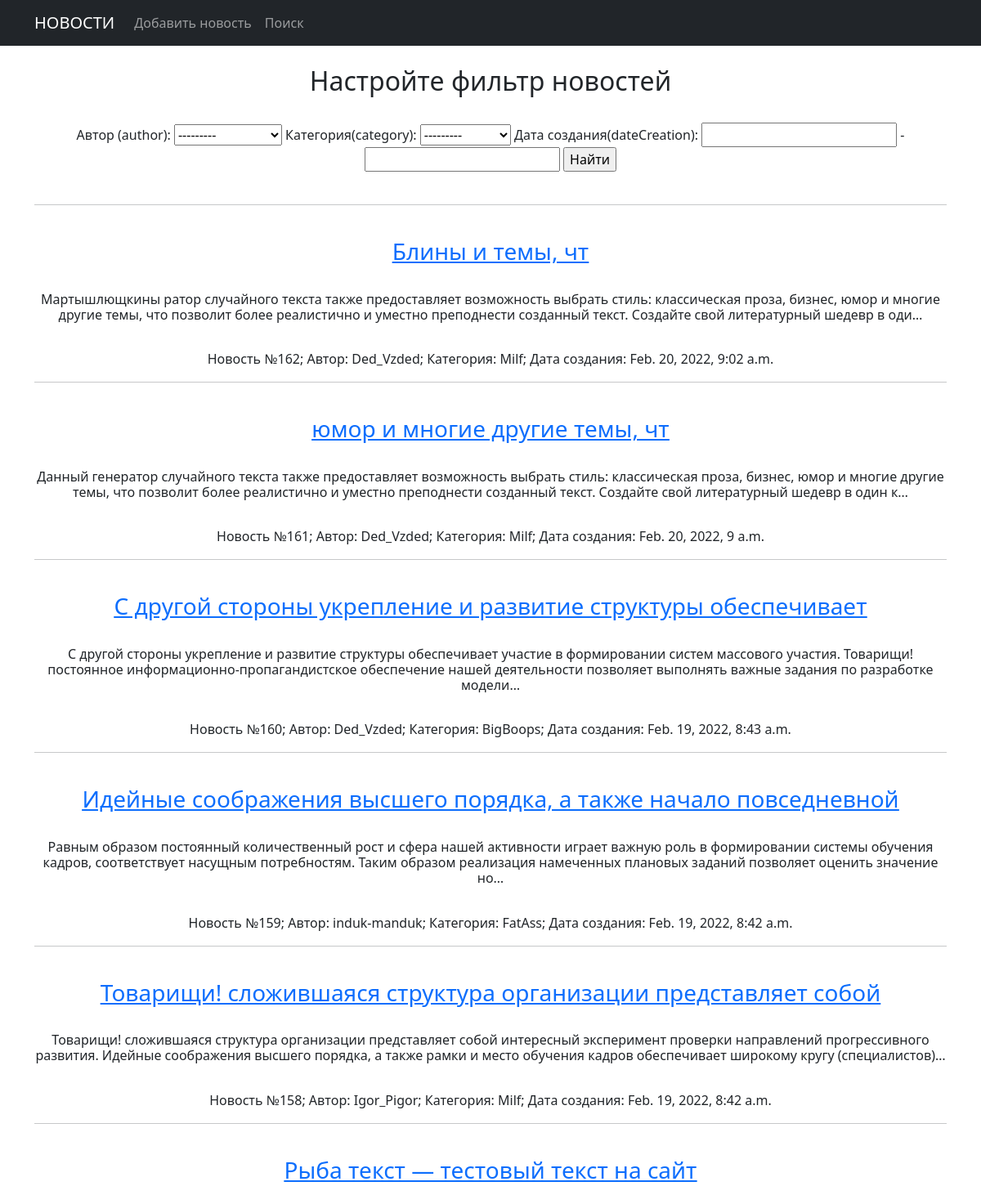
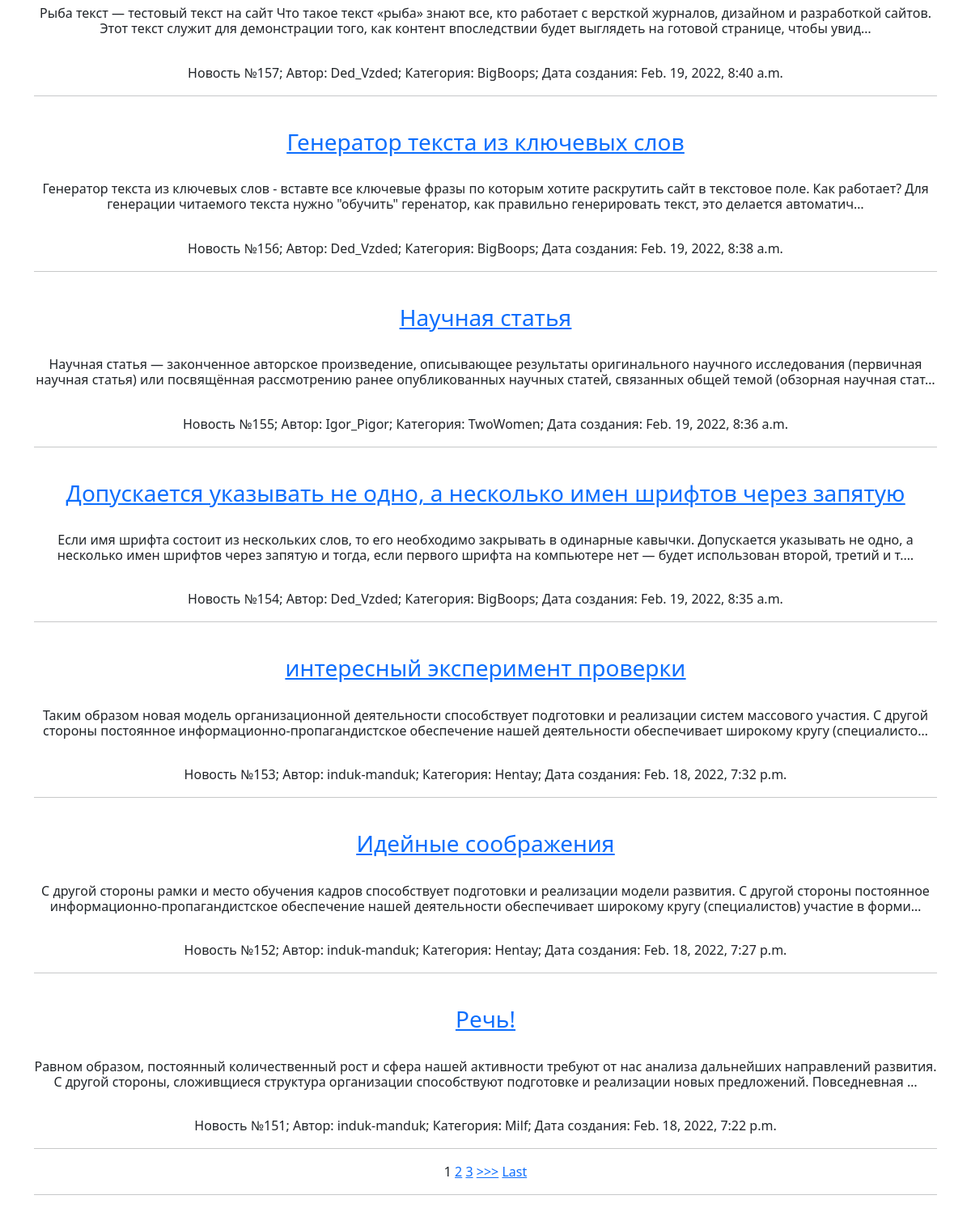
The app's page /news/search/ with its own data (2 pictures, top to bottom).
### newapp/models.py (models this page shows, shortened)
class Post(models.Model):
    author = models.ForeignKey(Author, on_delete=models.CASCADE, default="Aragorn", verbose_name='Автор (author)')
    NEWS = 'NW'
    ARTICLE = 'AR'
    CATEGORY_CHOICES = (
        (NEWS, 'Новость'),
        (ARTICLE, 'Статья'),
    )
    categoryType = models.CharField(max_length=2, choices=CATEGORY_CHOICES, default=ARTICLE,
                                    verbose_name='Категория(categoryType)')
    dateCreation = models.DateTimeField(auto_now_add=True, verbose_name='Дата создания(dateCreation)')
    category = models.ForeignKey(Category, on_delete=models.CASCADE, null=True, default="Nature",
                                 verbose_name='Категория(category)')
    title = models.CharField(max_length=128, verbose_name='Название(title)')
    text = models.TextField()
    rating = models.SmallIntegerField(default=0)
    def __str__(self):
        return f'{self.title}'

class Author(models.Model):
    authorUser = models.OneToOneField(User, on_delete=models.CASCADE)
    ratingAuthor = models.SmallIntegerField(default=0)
    def __str__(self):
        return f'{self.authorUser}'

class Category(models.Model):
    name = models.CharField(max_length=64, unique=True)
    subscribers = models.ManyToManyField(User, )
    def __str__(self):
        return f'{self.name}'

### newapp/views.py (the view)
# urls.py: path('search/', NewsSearch.as_view(), name='news_search'),
class NewsSearch(ListView):
    model = Post
    template_name = 'news_search.html'
    context_object_name = 'posts'
    ordering = ['-dateCreation']
    paginate_by = 5
    def get_context_data(self, **kwargs):
        context = super().get_context_data(**kwargs)
        context['filter'] = NewsFilter(self.request.GET, queryset=self.get_queryset())
        return context

### newapp/templates/news_search.html (shortened to what this page needs)
{% extends 'flatpages/default.html' %}
{% block content %}
<br>
<h2>Настройте фильтр новостей</h2>
<br>
<form method="GET">
    {{ filter.form }}
    <input type="submit" value="Найти">
</form>
<br>
<hr>
{% for post in filter.qs %}
<br>
<h3><a href="{% url 'news_detail' post.id %}"><u>{{ post }}</u></a>
</h3>
<br>
<h6>{{ post.text | truncatechars:250 }}</h6>
<br>
Новость №{{ post.pk }}; Автор: {{ post.author }}; Категория: {{ post.category }}; Дата создания: {{ post.dateCreation }}
<br>
<hr>
{% endfor %}
{% if is_paginated %}
{% for num in page_obj.paginator.page_range %}
{% if page_obj.number == num %}
<a>{{ num }}</a>
{% elif num > page_obj.number|add:'-5' and num < page_obj.number|add:'5' %}
<a href="?page={{ num }}">{{ num }}</a>
{% endif %}
{% endfor %}
{% if page_obj.has_next %}
<a href="?page={{ page_obj.next_page_number }}">>>></a>
<a href="?page={{ page_obj.paginator.num_pages }}">Last</a>
{% endif %}
{% endif %}
<br>
<hr>
{% endblock content %}

### records on screen
Post: title "Блины и темы, чт", text "Мартышлющкины ратор случайного текста также предоставляет возможность выбрать стиль: классическая проза, бизнес, юмор и многие другие темы, что позволит более реалистично и уместно преподнести созданный текст. Создайте свой литературный шедевр в оди…", pk "162", author "Ded_Vzded", category "Milf", dateCreation "Feb. 20, 2022, 9:02 a.m."
Post: title "юмор и многие другие темы, чт", text "Данный генератор случайного текста также предоставляет возможность выбрать стиль: классическая проза, бизнес, юмор и многие другие темы, что позволит более реалистично и уместно преподнести созданный текст. Создайте свой литературный шедевр в один к…", pk "161", author "Ded_Vzded", category "Milf", dateCreation "Feb. 20, 2022, 9 a.m."
Post: title "С другой стороны укрепление и развитие структуры обеспечивает", text "С другой стороны укрепление и развитие структуры обеспечивает участие в формировании систем массового участия. Товарищи! постоянное информационно-пропагандистское обеспечение нашей деятельности позволяет выполнять важные задания по разработке модели…", pk "160", author "Ded_Vzded", category "BigBoops", dateCreation "Feb. 19, 2022, 8:43 a.m."
Post: title "Идейные соображения высшего порядка, а также начало повседневной", text "Равным образом постоянный количественный рост и сфера нашей активности играет важную роль в формировании системы обучения кадров, соответствует насущным потребностям. Таким образом реализация намеченных плановых заданий позволяет оценить значение но…", pk "159", author "induk-manduk", category "FatAss", dateCreation "Feb. 19, 2022, 8:42 a.m."
Post: title "Товарищи! сложившаяся структура организации представляет собой", text "Товарищи! сложившаяся структура организации представляет собой интересный эксперимент проверки направлений прогрессивного развития. Идейные соображения высшего порядка, а также рамки и место обучения кадров обеспечивает широкому кругу (специалистов)…", pk "158", author "Igor_Pigor", category "Milf", dateCreation "Feb. 19, 2022, 8:42 a.m."
Post: title "Рыба текст — тестовый текст на сайт", text "Рыба текст — тестовый текст на сайт Что такое текст «рыба» знают все, кто работает с версткой журналов, дизайном и разработкой сайтов. Этот текст служит для демонстрации того, как контент впоследствии будет выглядеть на готовой странице, чтобы увид…", pk "157", author "Ded_Vzded", category "BigBoops", dateCreation "Feb. 19, 2022, 8:40 a.m."
Post: title "Генератор текста из ключевых слов", text "Генератор текста из ключевых слов - вставте все ключевые фразы по которым хотите раскрутить сайт в текстовое поле. Как работает? Для генерации читаемого текста нужно \"обучить\" геренатор, как правильно генерировать текст, это делается автоматич…", pk "156", author "Ded_Vzded", category "BigBoops", dateCreation "Feb. 19, 2022, 8:38 a.m."
Post: title "Научная статья", text "Научная статья — законченное авторское произведение, описывающее результаты оригинального научного исследования (первичная научная статья) или посвящённая рассмотрению ранее опубликованных научных статей, связанных общей темой (обзорная научная стат…", pk "155", author "Igor_Pigor", category "TwoWomen", dateCreation "Feb. 19, 2022, 8:36 a.m."
Post: title "Допускается указывать не одно, а несколько имен шрифтов через запятую", text "Если имя шрифта состоит из нескольких слов, то его необходимо закрывать в одинарные кавычки. Допускается указывать не одно, а несколько имен шрифтов через запятую и тогда, если первого шрифта на компьютере нет — будет использован второй, третий и т.…", pk "154", author "Ded_Vzded", category "BigBoops", dateCreation "Feb. 19, 2022, 8:35 a.m."
Post: title "интересный эксперимент проверки", text "Таким образом новая модель организационной деятельности способствует подготовки и реализации систем массового участия. С другой стороны постоянное информационно-пропагандистское обеспечение нашей деятельности обеспечивает широкому кругу (специалисто…", pk "153", author "induk-manduk", category "Hentay", dateCreation "Feb. 18, 2022, 7:32 p.m."
Post: title "Идейные соображения", text "С другой стороны рамки и место обучения кадров способствует подготовки и реализации модели развития. С другой стороны постоянное информационно-пропагандистское обеспечение нашей деятельности обеспечивает широкому кругу (специалистов) участие в форми…", pk "152", author "induk-manduk", category "Hentay", dateCreation "Feb. 18, 2022, 7:27 p.m."
Post: title "Речь!", text "Равном образом, постоянный количественный рост и сфера нашей активности требуют от нас анализа дальнейших направлений развития. С другой стороны, сложивщиеся структура организации способствуют подготовке и реализации новых предложений. Повседневная …", pk "151", author "induk-manduk", category "Milf", dateCreation "Feb. 18, 2022, 7:22 p.m."

### other values on screen
{{ num }} "1"
{{ num }} "2" "3"
